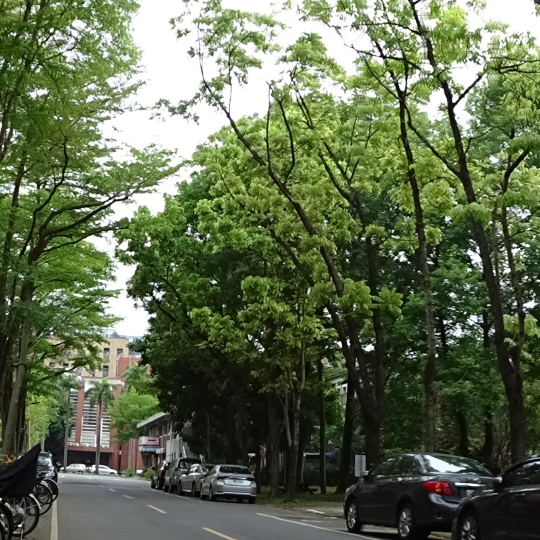
#> input picture image/0.jpg, 1080 x 1080 px (shown at 1/2 size); its folder holds only this picture in this run
$ python -i utils.py   (imports and definitions only)   (older library calls are emulated)
#> lines starting #> are read from the running program, lines starting #| are printed output that depends on the picture
#> further down, picture is the input picture: shape (1080, 1080, 3); mean B, G, R 79, 107.6, 95.8
from cv2 import sort
import numpy as np
import cv2
from scipy.spatial.distance import cdist
import multiprocessing as mp
class f_detection:
    def __init__(self):
       pass


    def get_R(self,img,k=0.04):
#> called with k = 0.04
        img = cv2.cvtColor(img,cv2.COLOR_BGR2GRAY)
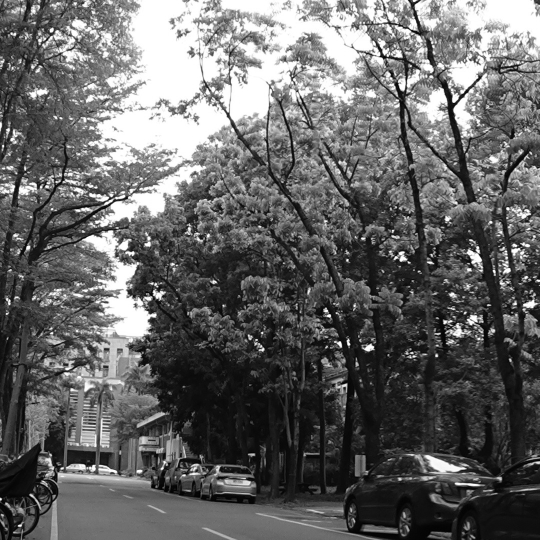
#> img: shape (1080, 1080) (shown at 1/2 size); min 0, max 255, mean 100.8
        blur_img = cv2.GaussianBlur(img ,(3,3),3)
        # self.Ix =   cv2.Sobel(self.blur_img, cv2.CV_64F, 0, 0, ksize=3)
        # self.Iy =   cv2.Sobel(self.blur_img, cv2.CV_64F, 0, 1, ksize=3)
        Iy,Ix =  np.gradient(blur_img)
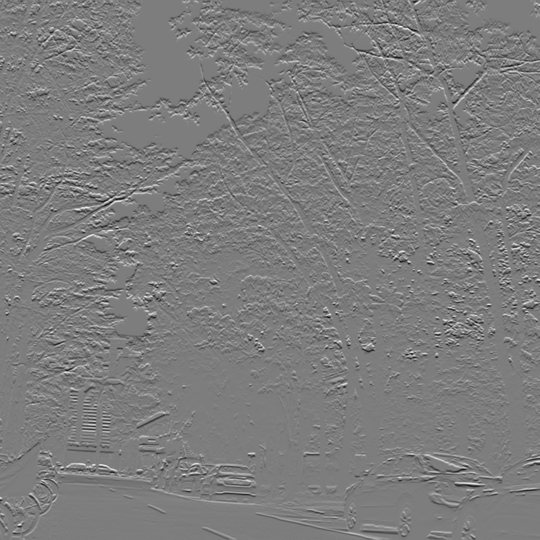
#> Iy: shape (1080, 1080) float64 (shown at 1/2 size); min -80, max 82.5, mean -0.1; drawn with min black and max white
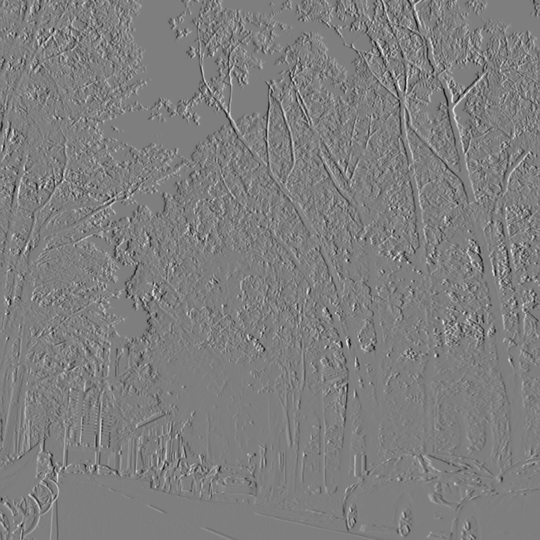
#> Ix: shape (1080, 1080) float64 (shown at 1/2 size); min -79, max 80, mean 0; drawn with min black and max white
        Ixx = Ix*Ix
        Iyy = Iy*Iy
        Ixy = Ix*Iy
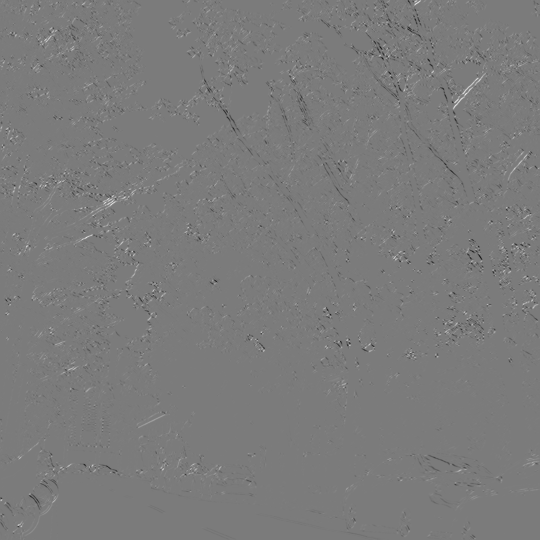
#> Ixy: shape (1080, 1080) float64 (shown at 1/2 size); min -3616, max 3840, mean -3.8; drawn with min black and max white
        Sxx = cv2.GaussianBlur(Ixx, (3,3), 3)
        Syy = cv2.GaussianBlur(Iyy, (3,3), 3)
        Sxy = cv2.GaussianBlur(Ixy, (3,3), 3)
        # R = np.zeros_like(Ix)
        det =  Sxx * Syy -  Sxy**2
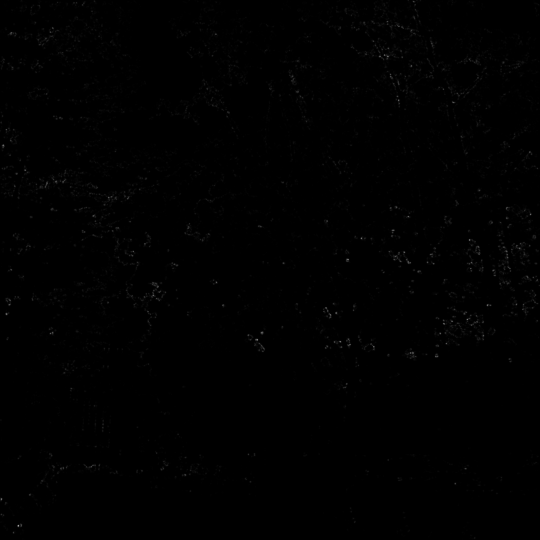
#> det: shape (1080, 1080) float64 (shown at 1/2 size); min 0, max 4061370.3, mean 13651.1; drawn with min black and max white
        trace = Sxx + Syy
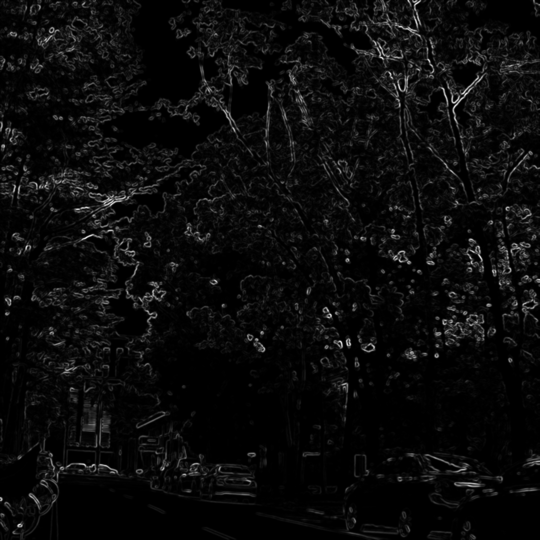
#> trace: shape (1080, 1080) float64 (shown at 1/2 size); min 0, max 5258.5, mean 241.8; drawn with min black and max white
        R = det-k*trace**2
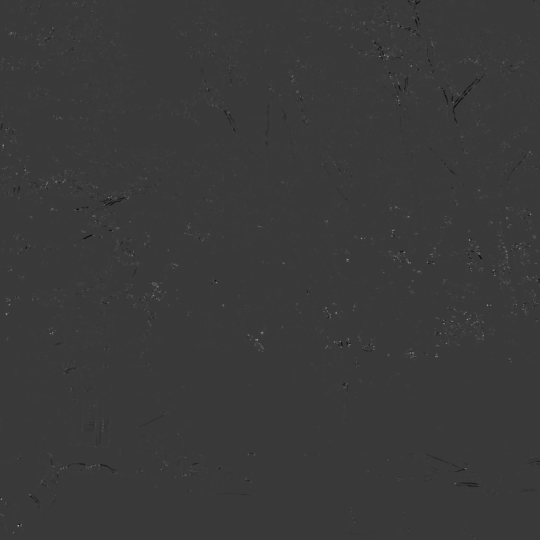
#> R: shape (1080, 1080) float64 (shown at 1/2 size); min -966055.7, max 3285541, mean 4166.7; drawn with min black and max white
        return R
        # [24 lines of commented-out code are left out]
    # [71 lines left out: functions get_keypoint_harris, get_keypoint_sift, not called in this run]

class f_descriptor:
    def __init__(self) -> None:
        pass
    # [98 lines left out: functions get_feature, get_feature_sift, not called in this run]

class f_matching:
    def __init__(self) :
        pass
    # [11 lines left out: function get_match, not called in this run]


class img_matching:
    def __init__(self) -> None:
        pass
    # [27 lines left out: function Ransac, not called in this run]

class blending:
    def __init__(self) -> None:
        pass

    # [103 lines left out: functions stitch, alpha_blend, crop, draw_match_point, end2end, not called in this run]

# [21 lines of commented-out code are left out]

>>> import cv2
>>> picture = cv2.imread('image/0.jpg')
>>> result = f_detection().get_R(picture)

$ run again, on image/1.jpg
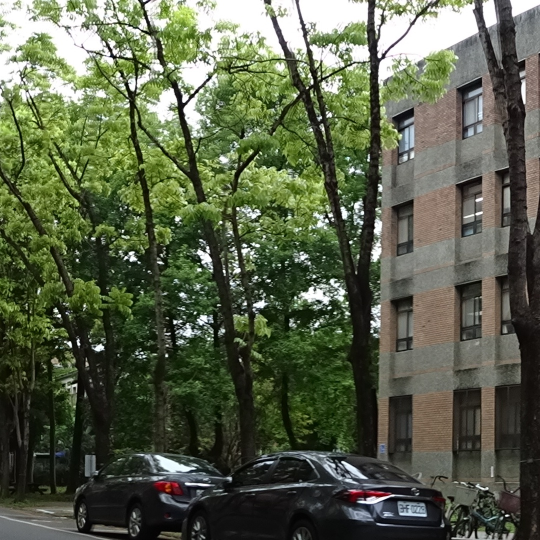
#> input picture image/1.jpg, 1080 x 1080 px (shown at 1/2 size)
#> picture is the input picture: shape (1080, 1080, 3); mean B, G, R 73.6, 96.2, 88.5
#> in get_R, `trace = Sxx + Syy`:
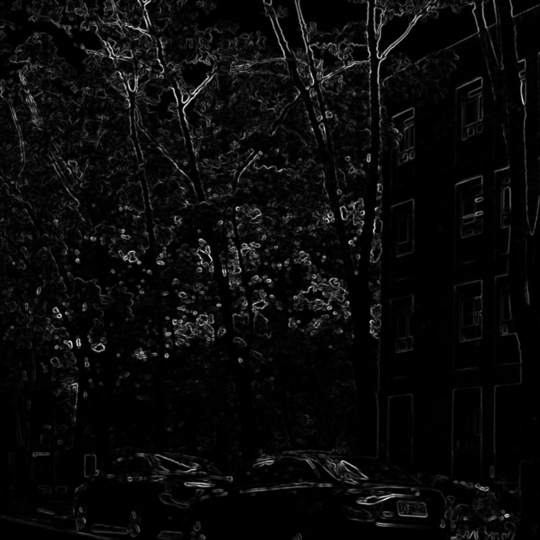
#> trace: shape (1080, 1080) float64 (shown at 1/2 size); min 0, max 5241.8, mean 212.2; drawn with min black and max white
#> in get_R, `R = det-k*trace**2`:
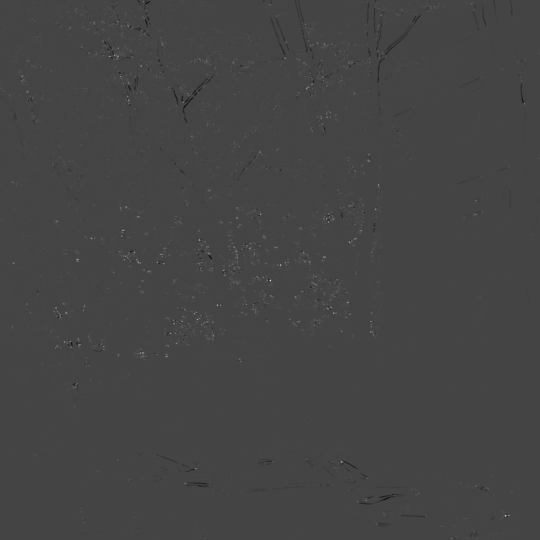
#> R: shape (1080, 1080) float64 (shown at 1/2 size); min -1011485.9, max 2738924.8, mean 2535.1; drawn with min black and max white

$ run again, on image/2.jpg
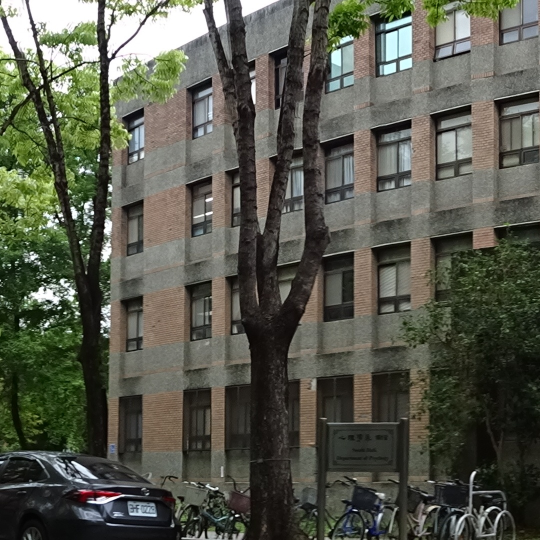
#> input picture image/2.jpg, 1080 x 1080 px (shown at 1/2 size)
#> picture is the input picture: shape (1080, 1080, 3); mean B, G, R 76.2, 88.6, 86.6
#> in get_R, `trace = Sxx + Syy`:
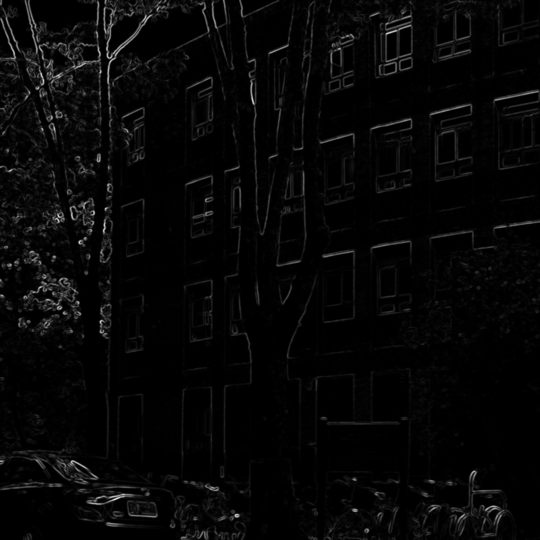
#> trace: shape (1080, 1080) float64 (shown at 1/2 size); min 0, max 5043.8, mean 138.6; drawn with min black and max white
#> in get_R, `R = det-k*trace**2`:
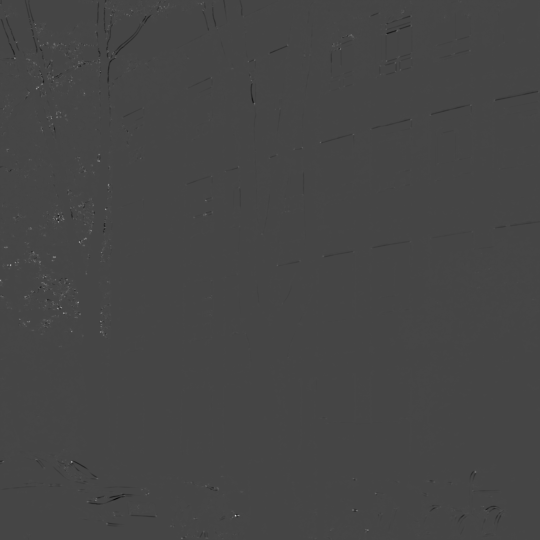
#> R: shape (1080, 1080) float64 (shown at 1/2 size); min -1015827.3, max 2685235, mean -395.4; drawn with min black and max white

$ run again, on image/3.jpg
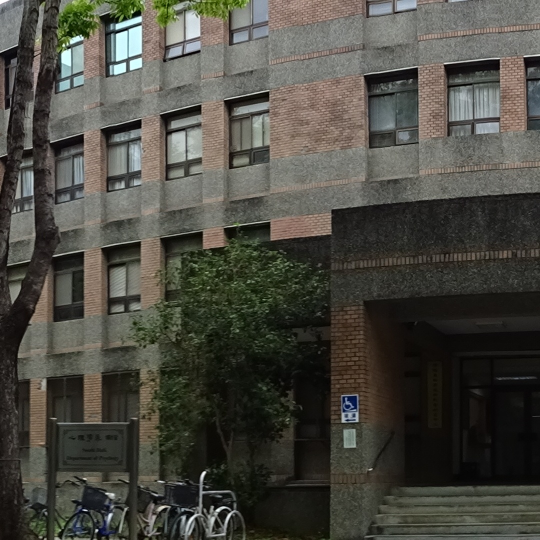
#> input picture image/3.jpg, 1080 x 1080 px (shown at 1/2 size)
#> picture is the input picture: shape (1080, 1080, 3); mean B, G, R 65.6, 73.4, 74.4
#> in get_R, `Ixy = Ix*Iy`:
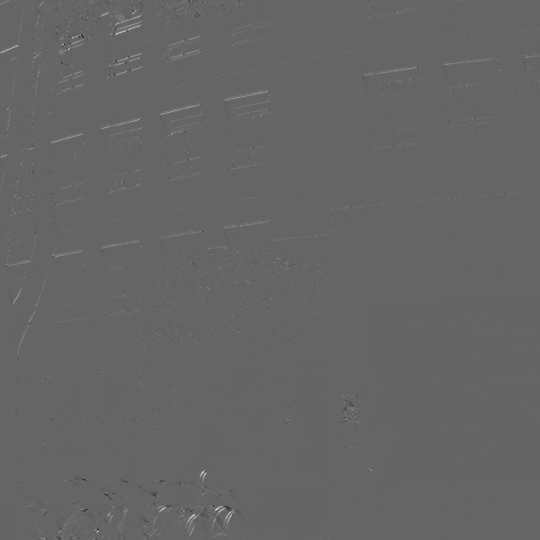
#> Ixy: shape (1080, 1080) float64 (shown at 1/2 size); min -1769, max 2664, mean 6.1; drawn with min black and max white
